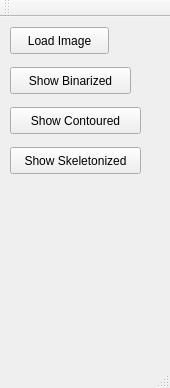
<?xml version="1.0" encoding="UTF-8"?>
<ui version="4.0">
 <class>MainWindow</class>
 <widget class="QMainWindow" name="MainWindow">
  <property name="geometry">
   <rect>
    <x>0</x>
    <y>0</y>
    <width>170</width>
    <height>388</height>
   </rect>
  </property>
  <property name="windowTitle">
   <string>MainWindow</string>
  </property>
  <widget class="QWidget" name="centralWidget">
   <widget class="QPushButton" name="pushButton">
    <property name="geometry">
     <rect>
      <x>10</x>
      <y>10</y>
      <width>99</width>
      <height>27</height>
     </rect>
    </property>
    <property name="text">
     <string>Load Image</string>
    </property>
   </widget>
   <widget class="QPushButton" name="pushButton_2">
    <property name="geometry">
     <rect>
      <x>10</x>
      <y>50</y>
      <width>121</width>
      <height>27</height>
     </rect>
    </property>
    <property name="text">
     <string>Show Binarized</string>
    </property>
   </widget>
   <widget class="QPushButton" name="pushButton_3">
    <property name="geometry">
     <rect>
      <x>10</x>
      <y>90</y>
      <width>131</width>
      <height>27</height>
     </rect>
    </property>
    <property name="text">
     <string>Show Contoured</string>
    </property>
   </widget>
   <widget class="QPushButton" name="pushButton_4">
    <property name="geometry">
     <rect>
      <x>10</x>
      <y>130</y>
      <width>131</width>
      <height>27</height>
     </rect>
    </property>
    <property name="text">
     <string>Show Skeletonized</string>
    </property>
   </widget>
  </widget>
  <widget class="QMenuBar" name="menuBar">
   <property name="geometry">
    <rect>
     <x>0</x>
     <y>0</y>
     <width>170</width>
     <height>25</height>
    </rect>
   </property>
  </widget>
  <widget class="QToolBar" name="mainToolBar">
   <attribute name="toolBarArea">
    <enum>TopToolBarArea</enum>
   </attribute>
   <attribute name="toolBarBreak">
    <bool>false</bool>
   </attribute>
  </widget>
  <widget class="QStatusBar" name="statusBar"/>
 </widget>
 <layoutdefault spacing="6" margin="11"/>
 <resources/>
 <connections/>
</ui>
